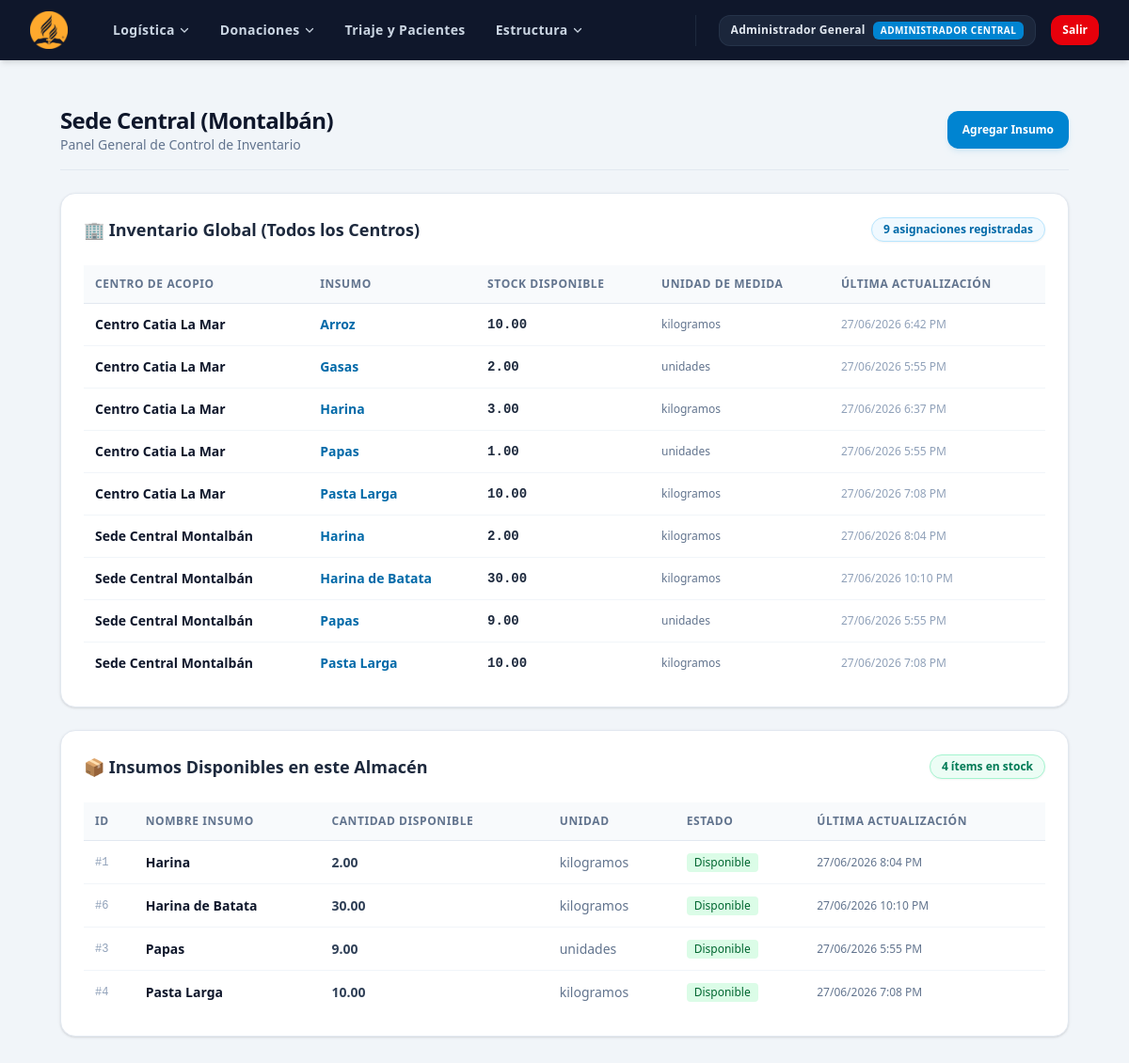
The page /panel_central (signed in) on the database as committed earlier.
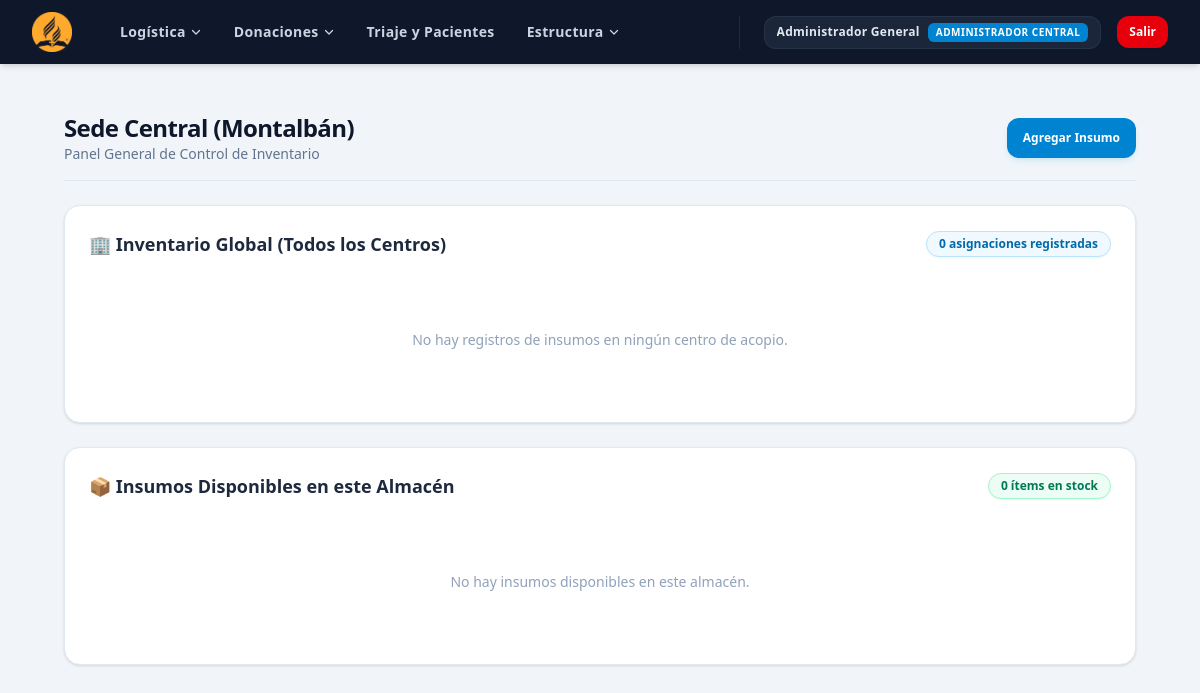
The same page on the database as committed later.
### tables this page shows
CREATE TABLE `centros_acopio` (
  `id` int(11) NOT NULL,
  `nombre` varchar(120) NOT NULL,
  `direccion` varchar(255) DEFAULT NULL,
  `telefono` varchar(30) DEFAULT NULL,
  `es_sede_principal` tinyint(1) DEFAULT 0,
  `activo` tinyint(1) DEFAULT 1
);

CREATE TABLE `inventario` (
  `id` int(11) NOT NULL,
  `centro_id` int(11) NOT NULL,
  `insumo_id` int(11) NOT NULL,
  `cantidad` decimal(12,2) NOT NULL DEFAULT 0.00,
  `ultima_actualizacion` timestamp NOT NULL DEFAULT current_timestamp() ON UPDATE current_timestamp()
);

CREATE TABLE `insumos` (
  `id` int(11) NOT NULL,
  `nombre` varchar(120) NOT NULL,
  `unidad_medida` varchar(30) NOT NULL,
  `descripcion` text DEFAULT NULL
);

### panel_central.php (the view, shortened to what this page needs)
<?php
include('header.php');
require_once('conexion.php');
$centro_id = intval($_SESSION['centro_id']);
$stmt = $conn->prepare("
    SELECT
        id,
        nombre,
        es_sede_principal
    FROM centros_acopio
    WHERE id = ?
");
$stmt->bind_param("i", $centro_id);
$stmt->execute();
$centro = $stmt->get_result()->fetch_assoc();
if ($centro['es_sede_principal']) {
    $titulo_sede = "Sede Central (Montalbán)";
} else {
    $titulo_sede = "Inventario: " . htmlspecialchars($centro['nombre']);
}
$stmt = $conn->prepare("
    SELECT
        i.id,
        i.nombre,
        i.unidad_medida,
        inv.cantidad,
        inv.ultima_actualizacion
    FROM inventario inv
    INNER JOIN insumos i ON i.id = inv.insumo_id
    WHERE inv.centro_id = ?
      AND inv.cantidad > 0
    ORDER BY i.nombre
");
$stmt->bind_param("i", $centro_id);
$stmt->execute();
$inventario_actual = $stmt->get_result();
$inventario_global = null;
if ($centro['es_sede_principal']) {
    $query_global = "
        SELECT
            inv.id AS inventario_id,
            c.nombre AS centro_nombre,
            i.nombre AS insumo_nombre,
            inv.cantidad,
            i.unidad_medida,
            inv.ultima_actualizacion
        FROM inventario inv
        INNER JOIN centros_acopio c ON inv.centro_id = c.id
        INNER JOIN insumos i ON inv.insumo_id = i.id
        WHERE inv.cantidad > 0
        ORDER BY c.nombre ASC, i.nombre ASC
    ";
    $inventario_global = $conn->query($query_global);
}
?>
<!DOCTYPE html>
<html lang="es">
<head>
    <script src="https://cdn.jsdelivr.net/npm/@tailwindcss/browser@4"></script>
    <link rel="stylesheet" href="https://cdn.datatables.net/1.13.6/css/jquery.dataTables.min.css">
</head>
<body class="bg-slate-100 min-h-screen font-sans">
<div class="max-w-7xl mx-auto px-4 py-6 sm:px-6 lg:px-8">
    <div class="mb-6 border-b border-slate-200 pb-4 flex flex-col sm:flex-row sm:items-center sm:justify-between gap-4">
        <div>
            <h2 class="text-xl sm:text-2xl font-black text-slate-900 tracking-tight">
                <?php echo $titulo_sede; ?>
            </h2>
            <p class="text-sm text-slate-500 font-medium">Panel General de Control de Inventario</p>
        </div>
        <a href="agregar_insumo" class="w-full sm:w-auto bg-sky-600 hover:bg-sky-700 text-white text-xs font-bold py-3 px-4 rounded-xl transition text-center shadow-md shadow-sky-600/10">
            Agregar Insumo
        </a>
    </div>
    <div class="space-y-6">
        <?php if ($centro['es_sede_principal'] && $inventario_global): ?>
        <div class="bg-white rounded-2xl shadow-sm border border-slate-200 p-4 sm:p-6">
            <div class="flex flex-col sm:flex-row sm:items-center justify-between gap-2 mb-6">
                <h3 class="text-base sm:text-lg font-black text-slate-800 flex items-center gap-2">
                    <span>🏢 Inventario Global (Todos los Centros)</span>
                </h3>
                <span class="inline-flex items-center w-fit px-3 py-1 rounded-full text-xs font-bold bg-sky-50 text-sky-700 border border-sky-200 shadow-xs">
                    <?php echo $inventario_global->num_rows; ?> asignaciones registradas
                </span>
            </div>
            <?php if ($inventario_global->num_rows === 0): ?>
                <div class="text-center py-12 text-slate-400 text-sm font-medium">
                    No hay registros de insumos en ningún centro de acopio.
                </div>
            <?php else: ?>
                <div class="hidden md:block overflow-x-auto">
                    <table id="tabla-global" class="w-full text-left text-sm border-collapse display">
                        <thead>
                            <tr class="border-b border-slate-200 bg-slate-50 text-slate-500 font-bold text-xs uppercase tracking-wider">
                                <th class="p-3">Centro de Acopio</th>
                                <th class="p-3">Insumo</th>
                                <th class="p-3">Stock Disponible</th>
                                <th class="p-3">Unidad de Medida</th>
                                <th class="p-3">Última Actualización</th>
                            </tr>
                        </thead>
                        <tbody class="divide-y divide-slate-100 text-slate-700">
                            <?php while($row_g = $inventario_global->fetch_assoc()): ?>
                                <tr class="hover:bg-slate-50/80 transition">
                                    <td class="p-3 font-bold text-slate-900"><?php echo htmlspecialchars($row_g['centro_nombre']); ?></td>
                                    <td class="p-3 font-semibold text-sky-700"><?php echo htmlspecialchars($row_g['insumo_nombre']); ?></td>
                                    <td class="p-3 font-mono font-bold text-slate-800"><?php echo number_format($row_g['cantidad'], 2); ?></td>
                                    <td class="p-3 text-slate-500 text-xs"><?php echo htmlspecialchars($row_g['unidad_medida']); ?></td>
                                    <td class="p-3 text-xs text-slate-400"><?php echo date('d/m/Y g:i A', strtotime($row_g['ultima_actualizacion'])); ?></td>
                                </tr>
                            <?php endwhile; ?>
                        </tbody>
                    </table>
                </div>
            <?php endif; ?>
        </div>
        <?php endif; ?>
        <div class="bg-white rounded-2xl shadow-sm border border-slate-200 p-4 sm:p-6">
            <div class="flex flex-col sm:flex-row sm:items-center justify-between gap-2 mb-6">
                <h3 class="text-base sm:text-lg font-bold text-slate-800 flex items-center gap-2">
                    <span>📦 Insumos Disponibles en este Almacén</span>
                </h3>
                <span class="inline-flex items-center w-fit px-3 py-1 rounded-full text-xs font-bold bg-emerald-50 text-emerald-700 border border-emerald-200 shadow-xs">
                    <?php echo $inventario_actual->num_rows; ?> ítems en stock
                </span>
            </div>
            <?php if ($inventario_actual->num_rows === 0): ?>
                <div class="text-center py-12 text-slate-400 text-sm font-medium">
                    No hay insumos disponibles en este almacén.
                </div>
            <?php else: ?>
                <div class="hidden md:block overflow-x-auto">
                    <table id="tabla-inventario" class="w-full text-left text-sm border-collapse display">
                        <thead>
                            <tr class="border-b border-slate-200 bg-slate-50 text-slate-500 font-bold text-xs uppercase tracking-wider">
                                <th class="p-3">ID</th>
                                <th class="p-3">Nombre Insumo</th>
                                <th class="p-3">Cantidad Disponible</th>
                                <th class="p-3">Unidad</th>
                                <th class="p-3">Estado</th>
                                <th class="p-3">Última Actualización</th>
                            </tr>
                        </thead>
                        <tbody class="divide-y divide-slate-100 text-slate-700">
                            <?php while($row = $inventario_actual->fetch_assoc()): ?>
                                <tr class="hover:bg-slate-50/80 transition duration-100">
                                    <td class="p-3 font-mono text-xs text-slate-400">#<?php echo $row['id']; ?></td>
                                    <td class="p-3 font-semibold text-slate-900"><?php echo htmlspecialchars($row['nombre']); ?></td>
                                    <td class="p-3 font-bold"><?php echo number_format($row['cantidad'], 2); ?></td>
                                    <td class="p-3 text-slate-500"><?php echo htmlspecialchars($row['unidad_medida']); ?></td>
                                    <td class="p-3">
                                        <span class="inline-flex items-center px-2 py-0.5 rounded text-xs font-medium bg-green-100 text-green-800">Disponible</span>
                                    </td>
                                    <td class="p-3 text-xs text-slate-500"><?php echo date('d/m/Y g:i A', strtotime($row['ultima_actualizacion'])); ?></td>
                                </tr>
                            <?php endwhile; ?>
                        </tbody>
                    </table>
                </div>
            <?php endif; ?>
        </div>
    </div>
</div>
</body>
</html>

### header.php (shortened to what this page needs)
<!DOCTYPE html>
<html lang="es">
<head>
    <script src="https://cdn.jsdelivr.net/npm/@tailwindcss/browser@4"></script>
</head>
<body class="bg-slate-100 min-h-screen font-sans text-slate-800 m-0 p-0">
<header class="bg-slate-900 text-white shadow-md" x-data="{ mobileMenuOpen: false }">
    <div class="max-w-7xl mx-auto px-4 sm:px-6 lg:px-8">
        <div class="flex justify-between items-center h-16 gap-4">
            <div class="flex-shrink-0">
                <a href="panel_central" class="flex items-center">
                    <img src="assets/logo_app.png" alt="Logo ONG" class="h-10 w-auto object-contain">
                </a>
            </div>
            <nav class="hidden md:flex flex-1 items-center justify-between ml-6">
                <ul class="flex items-center gap-x-2 lg:gap-x-4 list-none m-0 p-0">
                    <li class="relative" x-data="{ open: false }" @click.away="open = false">
                        <button @click="open = !open" class="text-slate-300 hover:text-sky-400 text-xs lg:text-sm font-bold tracking-wide transition flex items-center gap-1 py-2 px-2 rounded-lg hover:bg-slate-800 cursor-pointer">
                            Logística
                            <svg class="w-3 h-3 transition-transform" :class="open ? 'rotate-180' : ''" fill="none" stroke="currentColor" viewBox="0 0 24 24"><path stroke-linecap="round" stroke-linejoin="round" stroke-width="2.5" d="M19 9l-7 7-7-7"/></svg>
                        </button>
                    </li>
                    <li class="relative" x-data="{ open: false }" @click.away="open = false">
                        <button @click="open = !open" class="text-slate-300 hover:text-sky-400 text-xs lg:text-sm font-bold tracking-wide transition flex items-center gap-1 py-2 px-2 rounded-lg hover:bg-slate-800 cursor-pointer">
                            Donaciones
                            <svg class="w-3 h-3 transition-transform" :class="open ? 'rotate-180' : ''" fill="none" stroke="currentColor" viewBox="0 0 24 24"><path stroke-linecap="round" stroke-linejoin="round" stroke-width="2.5" d="M19 9l-7 7-7-7"/></svg>
                        </button>
                    </li>
                    <li>
                        <a href="atencion_pacientes" class="text-slate-300 hover:text-sky-400 text-xs lg:text-sm font-bold tracking-wide transition py-2 px-2 rounded-lg hover:bg-slate-800 whitespace-nowrap flex items-center gap-1">
                            Triaje y Pacientes
                        </a>
                    </li>
                    <?php if ($_SESSION['rol'] === 'administrador_central'): ?>
                        <li class="relative" x-data="{ open: false }" @click.away="open = false">
                            <button @click="open = !open" class="text-slate-300 hover:text-sky-400 text-xs lg:text-sm font-bold tracking-wide transition flex items-center gap-1 py-2 px-2 rounded-lg hover:bg-slate-800 cursor-pointer">
                                Estructura
                                <svg class="w-3 h-3 transition-transform" :class="open ? 'rotate-180' : ''" fill="none" stroke="currentColor" viewBox="0 0 24 24"><path stroke-linecap="round" stroke-linejoin="round" stroke-width="2.5" d="M19 9l-7 7-7-7"/></svg>
                            </button>
                        </li>
                    <?php endif; ?>
                </ul>
                <div class="flex items-center gap-x-3 lg:gap-x-4 border-l border-slate-800 pl-4 lg:pl-6 flex-shrink-0">
                    <div class="bg-slate-800/90 px-3 py-1.5 rounded-xl flex items-center gap-x-2 border border-slate-700/50">
                        <span class="text-xs font-black text-slate-200 tracking-wide max-w-[120px] lg:max-w-none truncate">
                             <?php echo htmlspecialchars($_SESSION['nombre']); ?>
                        </span>
                        <span class="bg-sky-600 text-[9px] lg:text-[10px] text-white px-2 py-0.5 rounded-md font-black uppercase tracking-wider whitespace-nowrap">
                            <?php echo str_replace('_', ' ', $_SESSION['rol']); ?>
                        </span>
                    </div>
                    <a href="?action=logout" class="bg-red-600 hover:bg-red-700 text-white text-xs font-black py-2 px-3 rounded-xl transition shadow-xs whitespace-nowrap">
                        Salir
                    </a>
                </div>
            </nav>
        </div>
    </div>
</header>
<div class="max-w-7xl mx-auto px-4 py-6 sm:px-6 lg:px-8">

Rows that differ between the two databases and show on the page:
removed inventario: centro.nombre "Centro Catia La Mar", insumo.nombre "Arroz", cantidad "10.00", insumo.unidad_medida "kilogramos", ultima_actualizacion "27/06/2026 6:42 PM", shown under "🏢 Inventario Global (Todos los Centros)"
removed inventario: centro.nombre "Centro Catia La Mar", insumo.nombre "Gasas", cantidad "2.00", insumo.unidad_medida "unidades", ultima_actualizacion "27/06/2026 5:55 PM", shown under "🏢 Inventario Global (Todos los Centros)"
removed inventario: centro.nombre "Centro Catia La Mar", insumo.nombre "Harina", cantidad "3.00", insumo.unidad_medida "kilogramos", ultima_actualizacion "27/06/2026 6:37 PM", shown under "🏢 Inventario Global (Todos los Centros)"
removed inventario: centro.nombre "Centro Catia La Mar", insumo.nombre "Papas", cantidad "1.00", insumo.unidad_medida "unidades", ultima_actualizacion "27/06/2026 5:55 PM", shown under "🏢 Inventario Global (Todos los Centros)"
removed inventario: centro.nombre "Centro Catia La Mar", insumo.nombre "Pasta Larga", cantidad "10.00", insumo.unidad_medida "kilogramos", ultima_actualizacion "27/06/2026 7:08 PM", shown under "🏢 Inventario Global (Todos los Centros)"
removed inventario: centro.nombre "Sede Central Montalbán", insumo.nombre "Harina", cantidad "2.00", insumo.unidad_medida "kilogramos", ultima_actualizacion "27/06/2026 8:04 PM", insumo "1"
removed inventario: centro.nombre "Sede Central Montalbán", insumo.nombre "Harina de Batata", cantidad "30.00", insumo.unidad_medida "kilogramos", ultima_actualizacion "27/06/2026 10:10 PM", insumo "6"
removed inventario: centro.nombre "Sede Central Montalbán", insumo.nombre "Papas", cantidad "9.00", insumo.unidad_medida "unidades", ultima_actualizacion "27/06/2026 5:55 PM", insumo "3"
removed inventario: centro.nombre "Sede Central Montalbán", insumo.nombre "Pasta Larga", cantidad "10.00", insumo.unidad_medida "kilogramos", ultima_actualizacion "27/06/2026 7:08 PM", insumo "4"
Other text that changed with them:
$inventario_global->num_rows: "9" → "0"
$inventario_actual->num_rows: "4" → "0"
text no longer shown: "CENTRO DE ACOPIO INSUMO STOCK DISPONIBLE UNIDAD DE MEDIDA ÚLTIMA ACTUALIZACIÓN ID NOMBRE INSUMO CANTIDAD DISPONIBLE UNIDAD ESTADO ÚLTIMA ACTUALIZACIÓN"
text now shown: "No hay registros de insumos en ningún centro de acopio. No hay insumos disponibles en este almacén."
